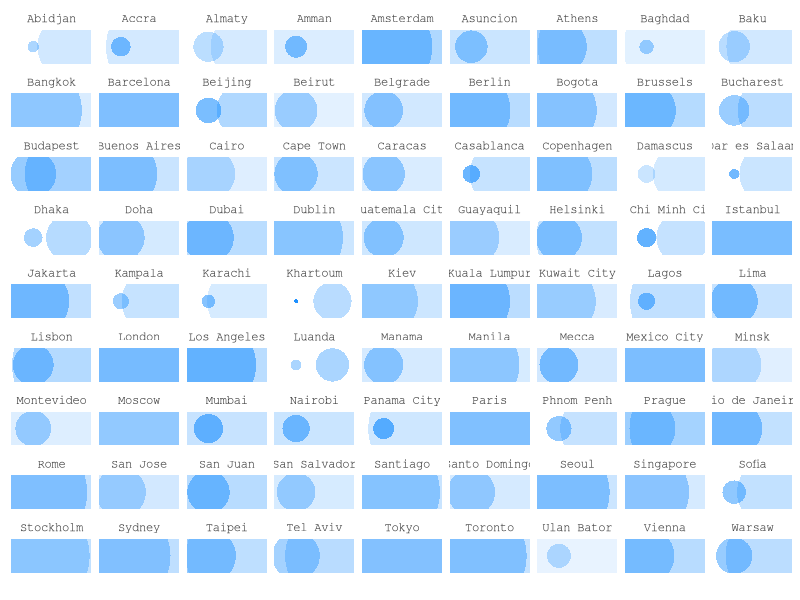

R code for this plot:
setwd("~/twitter-atlas")
df = read.csv("./tables/pop-vol-div.csv")
df$diversity = df$actors / df$tweets
df$y = 1

library(ggplot2)

ggplot(df,aes(as.factor(year),y,alpha=diversity,size=tweets)) +
  geom_point(shape=16,color="dodgerblue") +
  facet_wrap(~city) +
  theme(
    text = element_text(family = "mono", 
                        face = "plain"), 
    legend.position = "none",
    axis.text = element_blank(),
    axis.ticks = element_blank(),
    panel.background = element_blank(), 
    panel.border = element_blank(), 
    panel.grid.major = element_blank(),
    panel.grid.minor = element_blank(),
    axis.title.y = element_blank(),
    strip.background = element_blank(),
    strip.text = element_text(color="grey25")
  ) +
  labs(x="",y="") +
  scale_size(range=c(1,179))


theme(
  line = element_line(colour = "black", size = 0.5, linetype = 1, lineend = "butt"), 
  rect = element_rect(fill = "white", colour = "black", size = 0.5, linetype = 1), 
  
  axis.text = element_text(size = rel(0.8), colour = "grey50"), 
  strip.text = element_text(size = rel(0.8)), 
  axis.line = element_blank(), 
  axis.text.x = element_text(vjust = 1), 
  axis.text.y = element_text(hjust = 1), 
  axis.ticks = element_line(colour = "grey50"), 
  axis.title.x = element_text(), 
  axis.title.y = element_text(angle = 90), 
  axis.ticks.length = unit(0.15, "cm"), 
  axis.ticks.margin = unit(0.1, "cm"), 
  
  legend.background = element_rect(colour = NA), 
  legend.margin = unit(0.2, "cm"), 
  legend.key = element_rect(fill = "grey95", colour = "white"), 
  legend.key.size = unit(1.2, "lines"), 
  legend.key.height = NULL, 
  legend.key.width = NULL, 
  legend.text = element_text(size = rel(0.8)), 
  legend.text.align = NULL, 
  legend.title = element_text(size = rel(0.8), face = "bold", hjust = 0), 
  legend.title.align = NULL, 
  legend.position = "right", 
  legend.direction = NULL, 
  legend.justification = "center", 
  legend.box = NULL, 
  
  
  panel.margin = unit(0.25, "lines"), 
  panel.margin.x = NULL, 
  panel.margin.y = NULL, 
  
  strip.background = element_rect(fill = "grey80", colour = NA), 
  strip.text.x = element_text(), 
  strip.text.y = element_text(angle = -90), 
  
  plot.background = element_rect(colour = "white"), 
  plot.title = element_text(size = rel(1.2)), 
  plot.margin = unit(c(1, 1, 0.5, 0.5), "lines"), complete = TRUE)